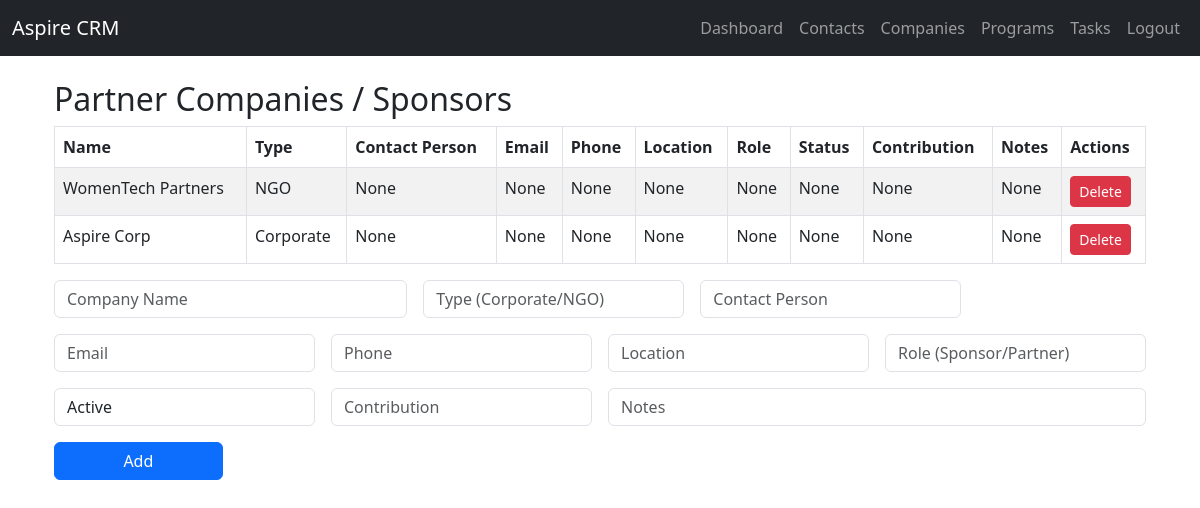
The page /companies (signed in) on the database its author committed.
### app.py (models this page shows)
class Company(db.Model):
    id = db.Column(db.Integer, primary_key=True)
    name = db.Column(db.String(100), nullable=False)
    type = db.Column(db.String(50))  # Corporate / NGO / Govt
    contact_person = db.Column(db.String(100))
    email = db.Column(db.String(100))
    phone = db.Column(db.String(20))
    location = db.Column(db.String(100))
    role = db.Column(db.String(50))  # Sponsor / Partner / Hiring Partner
    status = db.Column(db.String(20))  # Active / Inactive
    contribution = db.Column(db.String(200))  # Money / Venue / Mentorship
    notes = db.Column(db.Text)

### app.py (the view)
@app.route('/companies')
def companies():
    if 'user' not in session:
        return redirect(url_for('login'))
    all_companies = Company.query.all()
    return render_template('companies.html', companies=all_companies)

### templates/companies.html (shortened to what this page needs)
{% extends "base.html" %}
{% block content %}
<div class="container mt-4">
    <h2>Partner Companies / Sponsors</h2>
    <table class="table table-bordered table-striped">
        <thead>
            <tr>
                <th>Name</th>
                <th>Type</th>
                <th>Contact Person</th>
                <th>Email</th>
                <th>Phone</th>
                <th>Location</th>
                <th>Role</th>
                <th>Status</th>
                <th>Contribution</th>
                <th>Notes</th>
                <th>Actions</th>
            </tr>
        </thead>
        <tbody>
            {% for company in companies %}
            <tr>
                <td>{{ company.name }}</td>
                <td>{{ company.type }}</td>
                <td>{{ company.contact_person }}</td>
                <td>{{ company.email }}</td>
                <td>{{ company.phone }}</td>
                <td>{{ company.location }}</td>
                <td>{{ company.role }}</td>
                <td>{{ company.status }}</td>
                <td>{{ company.contribution }}</td>
                <td>{{ company.notes }}</td>
                <td>
                    <a href="{{ url_for('delete_company', id=company.id) }}"
                       class="btn btn-danger btn-sm"
                       onclick="return confirm('Are you sure you want to delete this company?');">
                       Delete
                    </a>
                </td>
            </tr>
            {% endfor %}
        </tbody>
    </table>
    <form method="POST" action="{{ url_for('add_company') }}" class="row g-3 mb-4">
        <div class="col-md-4">
            <input type="text" class="form-control" name="name" placeholder="Company Name" required>
        </div>
        <div class="col-md-3">
            <input type="text" class="form-control" name="type" placeholder="Type (Corporate/NGO)">
        </div>
        <div class="col-md-3">
            <input type="text" class="form-control" name="contact_person" placeholder="Contact Person">
        </div>
        <div class="col-md-3">
            <input type="email" class="form-control" name="email" placeholder="Email">
        </div>
        <div class="col-md-3">
            <input type="text" class="form-control" name="phone" placeholder="Phone">
        </div>
        <div class="col-md-3">
            <input type="text" class="form-control" name="location" placeholder="Location">
        </div>
        <div class="col-md-3">
            <input type="text" class="form-control" name="role" placeholder="Role (Sponsor/Partner)">
        </div>
        <div class="col-md-3">
            <select class="form-control" name="status">
                <option value="Active">Active</option>
            </select>
        </div>
        <div class="col-md-3">
            <input type="text" class="form-control" name="contribution" placeholder="Contribution">
        </div>
        <div class="col-md-6">
            <input type="text" class="form-control" name="notes" placeholder="Notes">
        </div>
        <div class="col-md-2">
            <button type="submit" class="btn btn-primary w-100">Add</button>
        </div>
    </form>
</div>
{% endblock %}

### templates/base.html (shortened to what this page needs)
<!DOCTYPE html>
<html lang="en">
<head>
  <link href="https://cdn.jsdelivr.net/npm/bootstrap@5.3.0/dist/css/bootstrap.min.css" rel="stylesheet">
</head>
<body>
  <nav class="navbar navbar-expand-lg navbar-dark bg-dark">
    <div class="container-fluid">
      <a class="navbar-brand" href="{{ url_for('dashboard') }}">Aspire CRM</a>
      <div class="collapse navbar-collapse" id="navbarNav">
        <ul class="navbar-nav ms-auto">
          <li class="nav-item"><a class="nav-link" href="{{ url_for('dashboard') }}">Dashboard</a></li>
          <li class="nav-item"><a class="nav-link" href="{{ url_for('contacts') }}">Contacts</a></li>
          <li class="nav-item"><a class="nav-link" href="{{ url_for('companies') }}">Companies</a></li>
          <li class="nav-item"><a class="nav-link" href="{{ url_for('programs') }}">Programs</a></li>
          <li class="nav-item"><a class="nav-link" href="{{ url_for('tasks') }}">Tasks</a></li>
          <li class="nav-item"><a class="nav-link" href="{{ url_for('logout') }}">Logout</a></li>
        </ul>
      </div>
    </div>
  </nav>
  <div class="container mt-4">
    {% block content %}{% endblock %}
  </div>
</body>
</html>

### rows shown on the page
Company: name "WomenTech Partners", type "NGO", contact_person "None", email "None", phone "None", location "None", role "None", status "None", contribution "None", notes "None"
Company: name "Aspire Corp", type "Corporate", contact_person "None", email "None", phone "None", location "None", role "None", status "None", contribution "None", notes "None"
